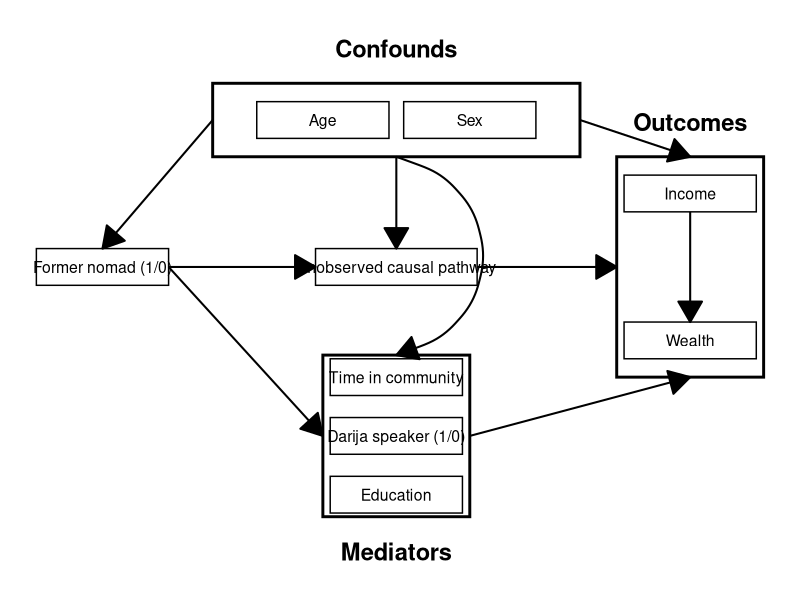
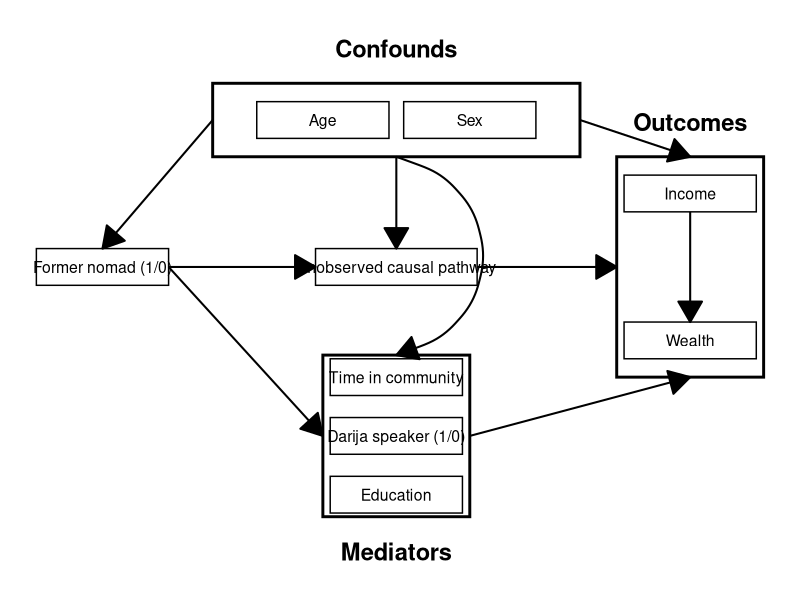

Recreate these plots in R, in order.
library(ggplot2)
library(grid)  # for arrow()

# ---- Box dimensions ----

make_var <- function(name, x, y, box_width = 1.8, box_height = 0.5) {
  data.frame(
    name, x, y,
    xmin = x - box_width/2,
    xmax = x + box_width/2,
    ymin = y - box_height/2,
    ymax = y + box_height/2
  )
}

# ---- Variables (with Mediators stacked vertically) ----
vars <- rbind(
  make_var("Former nomad (1/0)", -4, 0),
  make_var("Age", -1, 2),
  make_var("Sex",  1, 2),
  make_var("Time in community",      0, -1.5),
  make_var("Darija speaker (1/0)",   0, -2.3),
  make_var("Education",              0, -3.1),
  make_var("Unobserved causal pathway", 0, 0, box_width = 2.2),
  make_var("Income", 4,  1),
  make_var("Wealth", 4, -1)
)

# ---- Group boxes (Mediators label goes below) ----
groups <- rbind(
  make_var("Confounds", 0, 2, box_width = 5, box_height = 1),
  make_var("Mediators", 0, -2.3, box_width = 2, box_height = 2.2),
  make_var("Outcomes", 4, 0, box_width = 2, box_height = 3)
)

# ---- Arrow helper: connect midpoints of inner-facing edges ----
arrow_between_edge <- function(from_df, to_df, from_name, to_name,
  from_edge = "inner", to_edge = "inner") {
f <- from_df[from_df$name == from_name, ]
t <- to_df[to_df$name == to_name, ]
stopifnot(nrow(f) == 1, nrow(t) == 1)

edge_coords <- function(box, edge, other_box) {
if (edge == "inner") {
if (other_box$x > box$x) return(c(box$xmax, (box$ymin + box$ymax) / 2)) # right
if (other_box$x < box$x) return(c(box$xmin, (box$ymin + box$ymax) / 2)) # left
if (other_box$y > box$y) return(c((box$xmin + box$xmax) / 2, box$ymax)) # top
return(c((box$xmin + box$xmax) / 2, box$ymin))                          # bottom
}
switch(edge,
left   = c(box$xmin, (box$ymin + box$ymax) / 2),
right  = c(box$xmax, (box$ymin + box$ymax) / 2),
top    = c((box$xmin + box$xmax) / 2, box$ymax),
bottom = c((box$xmin + box$xmax) / 2, box$ymin),
stop("Invalid edge name"))
}

from_xy <- edge_coords(f, from_edge, t)
to_xy   <- edge_coords(t, to_edge, f)

data.frame(x = from_xy[1], y = from_xy[2],
xend = to_xy[1], yend = to_xy[2])
}


# ---- Build arrow data ----
arrows_straight <- rbind(
  arrow_between_edge(vars, groups, "Former nomad (1/0)", "Mediators"),
  arrow_between_edge(vars, vars,   "Former nomad (1/0)", "Unobserved causal pathway"),
  arrow_between_edge(groups, vars, "Confounds", "Former nomad (1/0)", "left","top"),
  arrow_between_edge(groups, groups,"Confounds","Outcomes", "right", "top"),
  arrow_between_edge(groups, vars, "Confounds", "Unobserved causal pathway"),
  arrow_between_edge(groups, groups,"Mediators","Outcomes", "right", "bottom"),
  arrow_between_edge(vars, groups, "Unobserved causal pathway", "Outcomes"),
  arrow_between_edge(vars, vars,   "Income", "Wealth")
)

# The one curved arrow: Confounds -> Mediators (route around Unobserved)
arrows_curved <- arrow_between_edge(groups, groups, "Confounds", "Mediators")

# ---- Plot ----
ggplot() +
  # Grouping boxes
  geom_rect(data = groups,
            aes(xmin = xmin, xmax = xmax, ymin = ymin, ymax = ymax),
            fill = NA, color = "black", linewidth = 1) +
  # Group labels (Confounds, Outcomes above; Mediators below)
  geom_text(data = subset(groups, name != "Mediators"),
            aes(x = x, y = ymax + 0.35, label = name),
            fontface = "bold", size = 6, vjust = 0) +
  geom_text(data = subset(groups, name == "Mediators"),
            aes(x = x, y = ymin - 0.35, label = name),
            fontface = "bold", size = 6, vjust = 1) +

  # Variable boxes + labels
  geom_rect(data = vars,
            aes(xmin = xmin, xmax = xmax, ymin = ymin, ymax = ymax),
            fill = "white", color = "black") +
  geom_text(data = vars, aes(x = x, y = y, label = name), size = 4) +

  # Straight arrows
  geom_segment(data = arrows_straight,
               aes(x = x, y = y, xend = xend, yend = yend),
               arrow = arrow(length = unit(0.6, "cm"), type = "closed"),
               linewidth = 0.7) +

  # Curved arrow (single curvature value for the whole layer)
  geom_curve(data = arrows_curved,
             aes(x = x, y = y, xend = xend, yend = yend),
             curvature = -0.9,  # bend leftwards around the Unobserved box
             arrow = arrow(length = unit(0.6, "cm"), type = "closed"),
             linewidth = 0.7) +

  coord_fixed() +
  theme_void()

ggsave("figures/dag.png", width = 12, height = 6)
